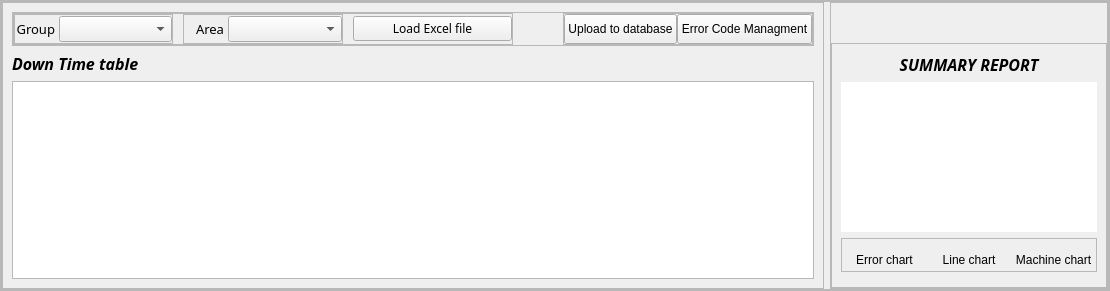
             <widget class="QWidget" name="DT_import_data_page">
              <layout class="QHBoxLayout" name="horizontalLayout_68">
               <property name="spacing">
                <number>0</number>
               </property>
               <property name="leftMargin">
                <number>0</number>
               </property>
               <property name="topMargin">
                <number>0</number>
               </property>
               <property name="rightMargin">
                <number>0</number>
               </property>
               <property name="bottomMargin">
                <number>0</number>
               </property>
               <item>
                <widget class="QFrame" name="frame_95">
                 <property name="frameShape">
                  <enum>QFrame::StyledPanel</enum>
                 </property>
                 <property name="frameShadow">
                  <enum>QFrame::Raised</enum>
                 </property>
                 <layout class="QVBoxLayout" name="verticalLayout_49">
                  <property name="spacing">
                   <number>0</number>
                  </property>
                  <property name="leftMargin">
                   <number>0</number>
                  </property>
                  <property name="topMargin">
                   <number>0</number>
                  </property>
                  <property name="rightMargin">
                   <number>0</number>
                  </property>
                  <property name="bottomMargin">
                   <number>0</number>
                  </property>
                  <item>
                   <widget class="QFrame" name="frame_97">
                    <property name="frameShape">
                     <enum>QFrame::StyledPanel</enum>
                    </property>
                    <property name="frameShadow">
                     <enum>QFrame::Raised</enum>
                    </property>
                    <layout class="QHBoxLayout" name="horizontalLayout_72">
                     <property name="leftMargin">
                      <number>0</number>
                     </property>
                     <property name="topMargin">
                      <number>0</number>
                     </property>
                     <property name="rightMargin">
                      <number>0</number>
                     </property>
                     <property name="bottomMargin">
                      <number>0</number>
                     </property>
                     <item>
                      <widget class="QFrame" name="frame_100">
                       <property name="frameShape">
                        <enum>QFrame::StyledPanel</enum>
                       </property>
                       <property name="frameShadow">
                        <enum>QFrame::Raised</enum>
                       </property>
                       <layout class="QVBoxLayout" name="verticalLayout_50">
                        <item>
                         <widget class="QFrame" name="frame_96">
                          <property name="frameShape">
                           <enum>QFrame::StyledPanel</enum>
                          </property>
                          <property name="frameShadow">
                           <enum>QFrame::Raised</enum>
                          </property>
                          <layout class="QHBoxLayout" name="horizontalLayout_73">
                           <property name="spacing">
                            <number>50</number>
                           </property>
                           <property name="leftMargin">
                            <number>0</number>
                           </property>
                           <property name="topMargin">
                            <number>0</number>
                           </property>
                           <property name="rightMargin">
                            <number>0</number>
                           </property>
                           <property name="bottomMargin">
                            <number>0</number>
                           </property>
                           <item>
                            <widget class="QFrame" name="frame_98">
                             <property name="sizePolicy">
                              <sizepolicy hsizetype="Preferred" vsizetype="Preferred">
                               <horstretch>0</horstretch>
                               <verstretch>0</verstretch>
                              </sizepolicy>
                             </property>
                             <property name="minimumSize">
                              <size>
                               <width>500</width>
                               <height>0</height>
                              </size>
                             </property>
                             <property name="maximumSize">
                              <size>
                               <width>500</width>
                               <height>50</height>
                              </size>
                             </property>
                             <property name="frameShape">
                              <enum>QFrame::StyledPanel</enum>
                             </property>
                             <property name="frameShadow">
                              <enum>QFrame::Raised</enum>
                             </property>
                             <property name="lineWidth">
                              <number>0</number>
                             </property>
                             <layout class="QHBoxLayout" name="horizontalLayout_71">
                              <property name="spacing">
                               <number>10</number>
                              </property>
                              <property name="leftMargin">
                               <number>0</number>
                              </property>
                              <property name="topMargin">
                               <number>0</number>
                              </property>
                              <property name="rightMargin">
                               <number>0</number>
                              </property>
                              <property name="bottomMargin">
                               <number>0</number>
                              </property>
                              <item>
                               <widget class="QFrame" name="frame_99">
                                <property name="frameShape">
                                 <enum>QFrame::StyledPanel</enum>
                                </property>
                                <property name="frameShadow">
                                 <enum>QFrame::Raised</enum>
                                </property>
                                <layout class="QHBoxLayout" name="horizontalLayout_69">
                                 <property name="spacing">
                                  <number>4</number>
                                 </property>
                                 <property name="leftMargin">
                                  <number>0</number>
                                 </property>
                                 <property name="topMargin">
                                  <number>0</number>
                                 </property>
                                 <property name="rightMargin">
                                  <number>0</number>
                                 </property>
                                 <property name="bottomMargin">
                                  <number>0</number>
                                 </property>
                                 <item>
                                  <widget class="QLabel" name="label_67">
                                   <property name="maximumSize">
                                    <size>
                                     <width>40</width>
                                     <height>16777215</height>
                                    </size>
                                   </property>
                                   <property name="font">
                                    <font>
                                     <family>Rockwell</family>
                                     <pointsize>10</pointsize>
                                    </font>
                                   </property>
                                   <property name="text">
                                    <string>Group</string>
                                   </property>
                                   <property name="alignment">
                                    <set>Qt::AlignRight|Qt::AlignTrailing|Qt::AlignVCenter</set>
                                   </property>
                                  </widget>
                                 </item>
                                 <item>
                                  <widget class="QComboBox" name="DT_group_input_data">
                                   <property name="font">
                                    <font>
                                     <family>Rockwell</family>
                                     <pointsize>10</pointsize>
                                    </font>
                                   </property>
                                  </widget>
                                 </item>
                                </layout>
                               </widget>
                              </item>
                              <item>
                               <widget class="QFrame" name="frame_102">
                                <property name="frameShape">
                                 <enum>QFrame::StyledPanel</enum>
                                </property>
                                <property name="frameShadow">
                                 <enum>QFrame::Raised</enum>
                                </property>
                                <layout class="QHBoxLayout" name="horizontalLayout_70">
                                 <property name="spacing">
                                  <number>4</number>
                                 </property>
                                 <property name="leftMargin">
                                  <number>0</number>
                                 </property>
                                 <property name="topMargin">
                                  <number>0</number>
                                 </property>
                                 <property name="rightMargin">
                                  <number>0</number>
                                 </property>
                                 <property name="bottomMargin">
                                  <number>0</number>
                                 </property>
                                 <item>
                                  <widget class="QLabel" name="label_68">
                                   <property name="maximumSize">
                                    <size>
                                     <width>40</width>
                                     <height>16777215</height>
                                    </size>
                                   </property>
                                   <property name="font">
                                    <font>
                                     <family>Rockwell</family>
                                     <pointsize>10</pointsize>
                                    </font>
                                   </property>
                                   <property name="text">
                                    <string>Area</string>
                                   </property>
                                   <property name="alignment">
                                    <set>Qt::AlignRight|Qt::AlignTrailing|Qt::AlignVCenter</set>
                                   </property>
                                  </widget>
                                 </item>
                                 <item>
                                  <widget class="QComboBox" name="DT_area_input_data">
                                   <property name="font">
                                    <font>
                                     <family>Rockwell</family>
                                     <pointsize>10</pointsize>
                                    </font>
                                   </property>
                                  </widget>
                                 </item>
                                </layout>
                               </widget>
                              </item>
                              <item>
                               <widget class="QPushButton" name="DT_upload_data_btn">
                                <property name="font">
                                 <font>
                                  <family>Rockwell</family>
                                 </font>
                                </property>
                                <property name="text">
                                 <string>Load Excel file</string>
                                </property>
                                <property name="icon">
                                 <iconset>
                                  <normaloff>../../../../../program/Icons/Excel_icon.ico</normaloff>../../../../../program/Icons/Excel_icon.ico</iconset>
                                </property>
                                <property name="iconSize">
                                 <size>
                                  <width>25</width>
                                  <height>25</height>
                                 </size>
                                </property>
                               </widget>
                              </item>
                             </layout>
                            </widget>
                           </item>
                           <item>
                            <widget class="QFrame" name="frame_104">
                             <property name="maximumSize">
                              <size>
                               <width>350</width>
                               <height>16777215</height>
                              </size>
                             </property>
                             <property name="frameShape">
                              <enum>QFrame::StyledPanel</enum>
                             </property>
                             <property name="frameShadow">
                              <enum>QFrame::Raised</enum>
                             </property>
                             <layout class="QHBoxLayout" name="horizontalLayout_75">
                              <property name="spacing">
                               <number>0</number>
                              </property>
                              <property name="leftMargin">
                               <number>0</number>
                              </property>
                              <property name="topMargin">
                               <number>0</number>
                              </property>
                              <property name="rightMargin">
                               <number>0</number>
                              </property>
                              <property name="bottomMargin">
                               <number>0</number>
                              </property>
                              <item>
                               <widget class="QPushButton" name="DT_import_database_btn">
                                <property name="minimumSize">
                                 <size>
                                  <width>0</width>
                                  <height>30</height>
                                 </size>
                                </property>
                                <property name="maximumSize">
                                 <size>
                                  <width>150</width>
                                  <height>16777215</height>
                                 </size>
                                </property>
                                <property name="text">
                                 <string>Upload to database</string>
                                </property>
                                <property name="icon">
                                 <iconset>
                                  <normaloff>../../../../../program/Icons/upload.ico</normaloff>../../../../../program/Icons/upload.ico</iconset>
                                </property>
                                <property name="iconSize">
                                 <size>
                                  <width>25</width>
                                  <height>25</height>
                                 </size>
                                </property>
                               </widget>
                              </item>
                              <item>
                               <widget class="QPushButton" name="DT_error_code_btn">
                                <property name="minimumSize">
                                 <size>
                                  <width>0</width>
                                  <height>30</height>
                                 </size>
                                </property>
                                <property name="maximumSize">
                                 <size>
                                  <width>150</width>
                                  <height>16777215</height>
                                 </size>
                                </property>
                                <property name="text">
                                 <string>Error Code Managment</string>
                                </property>
                               </widget>
                              </item>
                             </layout>
                            </widget>
                           </item>
                          </layout>
                         </widget>
                        </item>
                        <item>
                         <widget class="QLabel" name="label_70">
                          <property name="font">
                           <font>
                            <family>Rockwell</family>
                            <pointsize>12</pointsize>
                            <weight>75</weight>
                            <italic>true</italic>
                            <bold>true</bold>
                           </font>
                          </property>
                          <property name="text">
                           <string>Down Time table</string>
                          </property>
                         </widget>
                        </item>
                        <item>
                         <widget class="QTableWidget" name="DT_data_table">
                          <property name="sizePolicy">
                           <sizepolicy hsizetype="Minimum" vsizetype="Expanding">
                            <horstretch>0</horstretch>
                            <verstretch>0</verstretch>
                           </sizepolicy>
                          </property>
                          <property name="dragDropMode">
                           <enum>QAbstractItemView::DropOnly</enum>
                          </property>
                         </widget>
                        </item>
                       </layout>
                      </widget>
                     </item>
                     <item>
                      <widget class="QFrame" name="frame_101">
                       <property name="maximumSize">
                        <size>
                         <width>300</width>
                         <height>16777215</height>
                        </size>
                       </property>
                       <property name="frameShape">
                        <enum>QFrame::StyledPanel</enum>
                       </property>
                       <property name="frameShadow">
                        <enum>QFrame::Raised</enum>
                       </property>
                       <layout class="QVBoxLayout" name="verticalLayout_51">
                        <property name="leftMargin">
                         <number>0</number>
                        </property>
                        <property name="topMargin">
                         <number>0</number>
                        </property>
                        <property name="rightMargin">
                         <number>0</number>
                        </property>
                        <property name="bottomMargin">
                         <number>0</number>
                        </property>
                        <item>
                         <spacer name="verticalSpacer">
                          <property name="orientation">
                           <enum>Qt::Vertical</enum>
                          </property>
                          <property name="sizeType">
                           <enum>QSizePolicy::Fixed</enum>
                          </property>
                          <property name="sizeHint" stdset="0">
                           <size>
                            <width>20</width>
                            <height>40</height>
                           </size>
                          </property>
                         </spacer>
                        </item>
                        <item>
                         <widget class="QFrame" name="frame_103">
                          <property name="frameShape">
                           <enum>QFrame::StyledPanel</enum>
                          </property>
                          <property name="frameShadow">
                           <enum>QFrame::Raised</enum>
                          </property>
                          <layout class="QVBoxLayout" name="verticalLayout_52">
                           <item>
                            <widget class="QLabel" name="label_71">
                             <property name="sizePolicy">
                              <sizepolicy hsizetype="Preferred" vsizetype="Preferred">
                               <horstretch>0</horstretch>
                               <verstretch>0</verstretch>
                              </sizepolicy>
                             </property>
                             <property name="maximumSize">
                              <size>
                               <width>16777215</width>
                               <height>30</height>
                              </size>
                             </property>
                             <property name="font">
                              <font>
                               <family>Rockwell</family>
                               <pointsize>12</pointsize>
                               <weight>75</weight>
                               <italic>true</italic>
                               <bold>true</bold>
                              </font>
                             </property>
                             <property name="text">
                              <string>SUMMARY REPORT</string>
                             </property>
                             <property name="alignment">
                              <set>Qt::AlignCenter</set>
                             </property>
                            </widget>
                           </item>
                           <item>
                            <widget class="QTableView" name="DT_summary_table">
                             <property name="sizePolicy">
                              <sizepolicy hsizetype="Minimum" vsizetype="Minimum">
                               <horstretch>0</horstretch>
                               <verstretch>0</verstretch>
                              </sizepolicy>
                             </property>
                             <property name="minimumSize">
                              <size>
                               <width>0</width>
                               <height>0</height>
                              </size>
                             </property>
                             <property name="maximumSize">
                              <size>
                               <width>16777215</width>
                               <height>150</height>
                              </size>
                             </property>
                             <property name="frameShape">
                              <enum>QFrame::NoFrame</enum>
                             </property>
                             <property name="showGrid">
                              <bool>true</bool>
                             </property>
                             <property name="wordWrap">
                              <bool>true</bool>
                             </property>
                             <attribute name="horizontalHeaderVisible">
                              <bool>false</bool>
                             </attribute>
                             <attribute name="horizontalHeaderHighlightSections">
                              <bool>false</bool>
                             </attribute>
                             <attribute name="verticalHeaderVisible">
                              <bool>false</bool>
                             </attribute>
                             <attribute name="verticalHeaderHighlightSections">
                              <bool>false</bool>
                             </attribute>
                            </widget>
                           </item>
                           <item>
                            <widget class="QFrame" name="frame_105">
                             <property name="maximumSize">
                              <size>
                               <width>16777215</width>
                               <height>35</height>
                              </size>
                             </property>
                             <property name="frameShape">
                              <enum>QFrame::StyledPanel</enum>
                             </property>
                             <property name="frameShadow">
                              <enum>QFrame::Raised</enum>
                             </property>
                             <layout class="QHBoxLayout" name="horizontalLayout_74">
                              <property name="spacing">
                               <number>0</number>
                              </property>
                              <property name="leftMargin">
                               <number>0</number>
                              </property>
                              <property name="topMargin">
                               <number>10</number>
                              </property>
                              <property name="rightMargin">
                               <number>0</number>
                              </property>
                              <property name="bottomMargin">
                               <number>0</number>
                              </property>
                              <item>
                               <widget class="QPushButton" name="DT_error_chart_btn">
                                <property name="text">
                                 <string>Error chart</string>
                                </property>
                                <property name="flat">
                                 <bool>true</bool>
                                </property>
                               </widget>
                              </item>
                              <item>
                               <widget class="QPushButton" name="DT_line_chart_btn">
                                <property name="text">
                                 <string>Line chart</string>
                                </property>
                                <property name="flat">
                                 <bool>true</bool>
                                </property>
                               </widget>
                              </item>
                              <item>
                               <widget class="QPushButton" name="DT_machine_chart_btn">
                                <property name="text">
                                 <string>Machine chart</string>
                                </property>
                                <property name="flat">
                                 <bool>true</bool>
                                </property>
                               </widget>
                              </item>
                             </layout>
                            </widget>
                           </item>
                           <item>
                            <widget class="QWidget" name="DT_summary_chart_widget" native="true"/>
                           </item>
                          </layout>
                         </widget>
                        </item>
                       </layout>
                      </widget>
                     </item>
                    </layout>
                   </widget>
                  </item>
                 </layout>
                </widget>
               </item>
              </layout>
             </widget>
